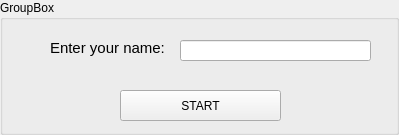
<?xml version="1.0" encoding="UTF-8"?>
<ui version="4.0">
 <class>WelcomeScreen</class>
 <widget class="QGroupBox" name="WelcomeScreen">
  <property name="geometry">
   <rect>
    <x>0</x>
    <y>0</y>
    <width>399</width>
    <height>135</height>
   </rect>
  </property>
  <property name="windowTitle">
   <string>Welcome to Dereliction!</string>
  </property>
  <property name="title">
   <string>GroupBox</string>
  </property>
  <widget class="QPushButton" name="pushButton">
   <property name="geometry">
    <rect>
     <x>120</x>
     <y>90</y>
     <width>161</width>
     <height>31</height>
    </rect>
   </property>
   <property name="text">
    <string>START</string>
   </property>
  </widget>
  <widget class="QLineEdit" name="lineEdit">
   <property name="geometry">
    <rect>
     <x>180</x>
     <y>40</y>
     <width>191</width>
     <height>21</height>
    </rect>
   </property>
  </widget>
  <widget class="QLabel" name="label">
   <property name="geometry">
    <rect>
     <x>50</x>
     <y>40</y>
     <width>121</width>
     <height>16</height>
    </rect>
   </property>
   <property name="font">
    <font>
     <pointsize>11</pointsize>
    </font>
   </property>
   <property name="text">
    <string>Enter your name:</string>
   </property>
  </widget>
 </widget>
 <resources/>
 <connections/>
</ui>
